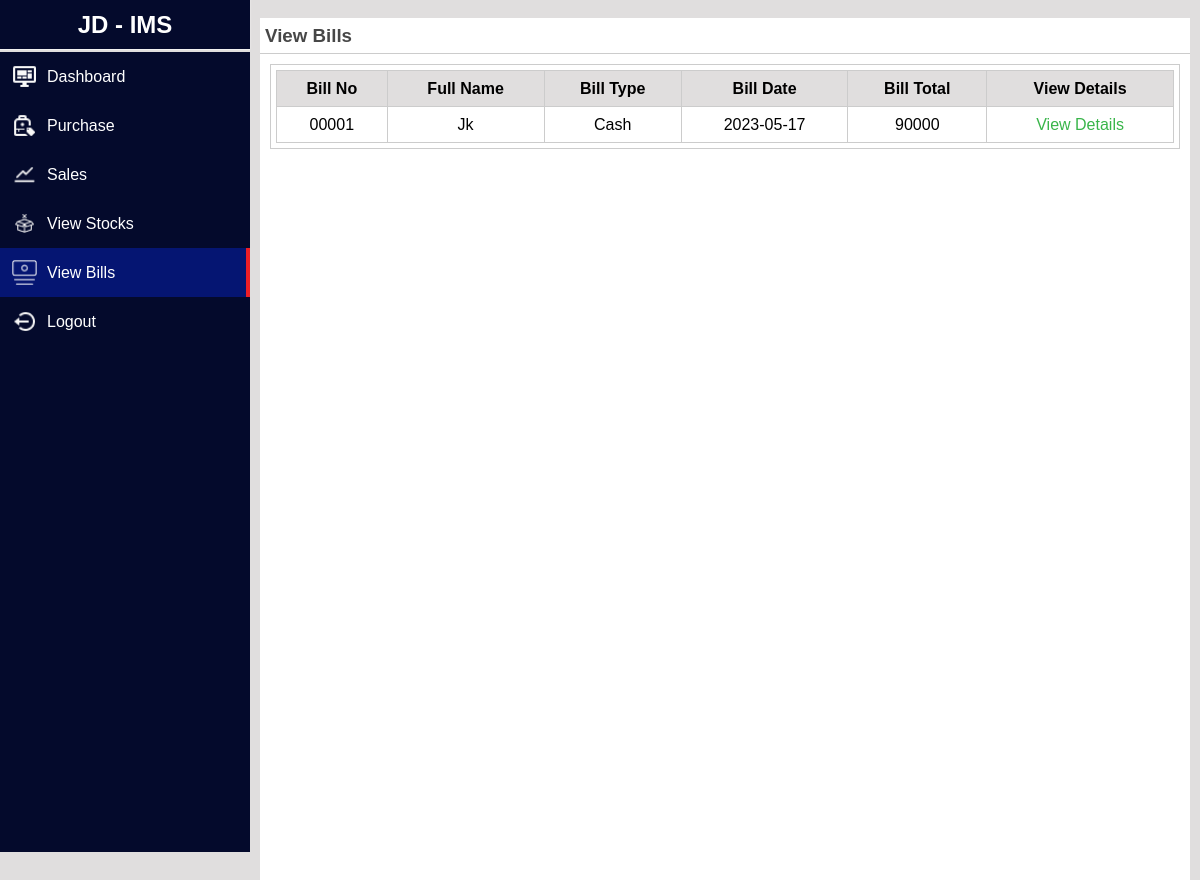
Page /jd_ims/user/view_bills.php (signed in) on the committed database.
### tables this page shows
CREATE TABLE `billing_header` (
  `id` int(5) NOT NULL,
  `full_name` varchar(100) NOT NULL,
  `bill_type` varchar(50) NOT NULL,
  `date` date NOT NULL,
  `bill_no` varchar(10) NOT NULL
);

### jd_ims/user/view_bills.php (the view, shortened to what this page needs)
<?php
include "base.php";
include "../user/connection.php";
?>
<div class="container">
        <div id="content">
            <div id="content_header">
                <h3>View Bills</h3>
            </div>
            <div class="container-fluid">
                <div class="row-fluid" style="background-color: white; min-height: 1000px; padding:10px;">
        <div class="widget-content">
          <table>
                <tr>
                    <th>Bill No</th>
                    <th>Full Name</th>
                    <th>Bill Type</th>
                    <th>Bill Date</th>
                    <th>Bill Total</th>
                    <th>View Details</th>
                </tr>
                <?php
                    $res=mysqli_query($link,"select * from billing_header order by id desc");
                    while($row=mysqli_fetch_array($res))
                    {
                        echo "<tr>";
                        echo "<td>"; echo $row["bill_no"]; echo "</td>";
                        echo "<td>"; echo $row["full_name"]; echo "</td>";
                        echo "<td>"; echo $row["bill_type"]; echo "</td>";
                        echo "<td>"; echo $row["date"]; echo "</td>";
                        echo "<td>"; echo get_total($row["id"],$link); echo "</td>";
                        echo "<td>"; ?><a href="view_bill_details.php?id=<?php echo $row["id"]; ?>" class="td-edit">View Details</a><?php echo "</td>";
                        echo "</tr>";
                    }
                ?>
          </table>
        </div>
    </div>
<?php
function get_total($bill_id,$link)
{
    $total=0;
    $res2=mysqli_query($link,"select * from billing_details where bill_id=$bill_id");
    while($row2=mysqli_fetch_array($res2))
    {
        $total=$total+($row2["price"]*$row2["qty"]);
    }
    return $total;
}
?>
<?php
include "footer.php";
?>

### jd_ims/user/style.css (style rules this page uses)
* { box-sizing: border-box; margin: 0; padding: 0; font-family: sans-serif; }
:root { --btn-color: #051572; --primary-color: #040a2c; --secondary-color: #ED1E26; --list-color: #39B54A; --dark-color: #000000; --light-color: #FFFFFF; --bg-color: #e0dede; --bg-hover: #f4f4f4; --text-color:#474747; --border-color:#ccc; }
body { background-color: var(--bg-color); }
.container { width: auto; text-align: justify; margin: 0px 0px 10px 250px; line-height: 25px; padding-left: 10px; padding-right: 10px; }
#content_header { background-color: var(--light-color); border-bottom: 1px solid var(--border-color); padding: 5px; }
#content_header h3, h5 { color: var(--text-color); }
.widget-content { border: 1px solid var(--border-color); padding: 5px; }
table,td,th { border-collapse: collapse; border: 1px solid var(--border-color); text-align: center; padding: 5px; }
table { width: 100%; }
th { background-color: var(--bg-color); }
.td-edit { color: var(--list-color); cursor: pointer; text-decoration: none; }

### rows in the picture
billing_header: bill_no "00001", full_name "Jk", bill_type "Cash", date "2023-05-17", id "90000"
